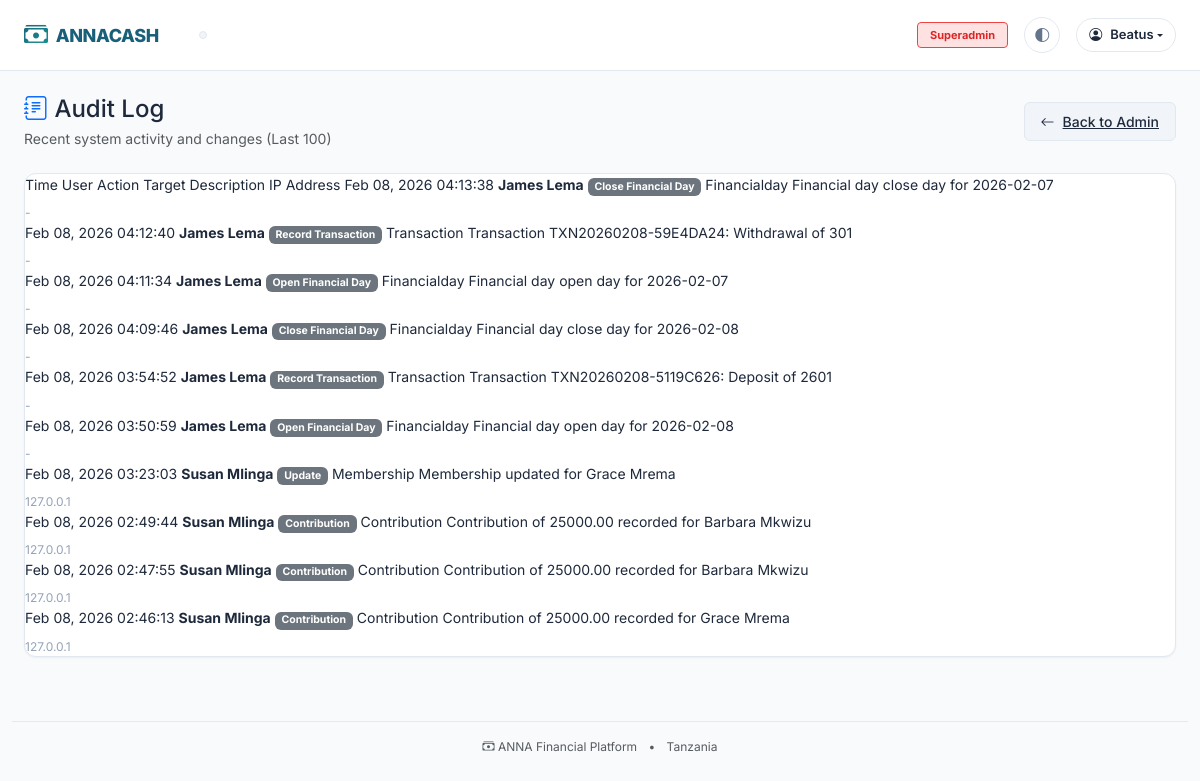
The page /audit/log/ (signed in) on the database as committed earlier.
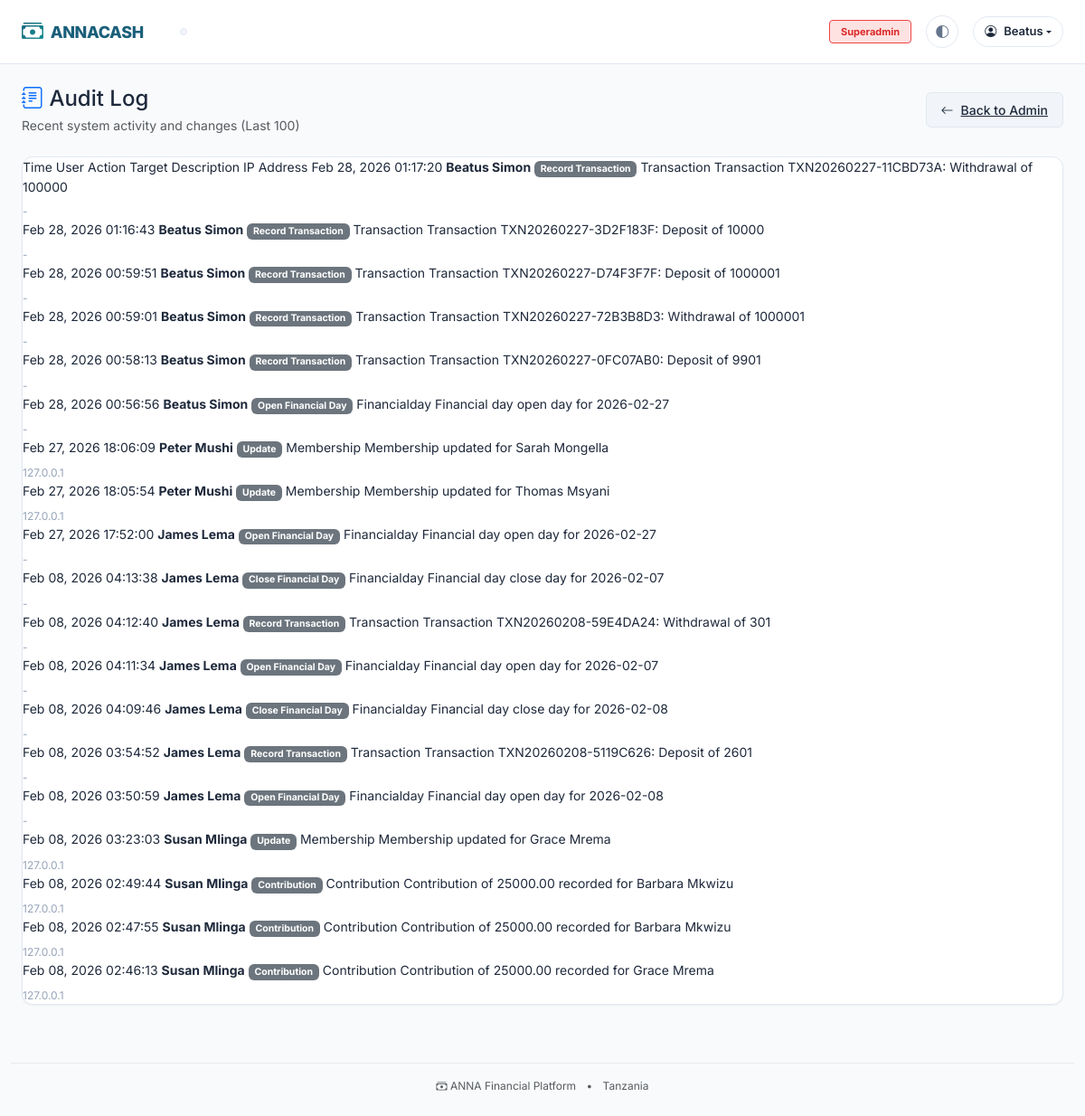
The same page on the database as committed later.
### core/models.py (models this page shows, shortened)
class AuditLog(models.Model):
    ACTION_CHOICES = [
        ("create", "Create"),
        ("update", "Update"),
        ("delete", "Delete"),
        ("view", "View"),
        ("login", "Login"),
        ("logout", "Logout"),
        ("open_day", "Open Financial Day"),
        ("close_day", "Close Financial Day"),
        ("record_transaction", "Record Transaction"),
        ("adjust_balance", "Balance Adjustment"),
        ("payout", "Payout"),
        ("contribution", "Contribution"),
        ("role_change", "Role Change"),
        ("export", "Export"),
        ("other", "Other"),
    ]
    timestamp = models.DateTimeField(auto_now_add=True)
    user = models.ForeignKey(
        settings.AUTH_USER_MODEL,
        on_delete=models.SET_NULL,
        null=True,
        related_name="audit_logs",
    )
    action = models.CharField(max_length=50, choices=ACTION_CHOICES)
    content_type = models.ForeignKey(
        ContentType, on_delete=models.SET_NULL, null=True, blank=True
    )
    object_id = models.CharField(max_length=255, blank=True, null=True)
    content_object = GenericForeignKey("content_type", "object_id")
    ip_address = models.GenericIPAddressField(blank=True, null=True)
    user_agent = models.TextField(blank=True)
    description = models.TextField()
    old_values = models.JSONField(default=dict, blank=True)
    new_values = models.JSONField(default=dict, blank=True)
    metadata = models.JSONField(default=dict, blank=True)
    class Meta:
        ordering = ["-timestamp"]
        indexes = [
            models.Index(fields=["user", "timestamp"]),
            models.Index(fields=["content_type", "object_id"]),
            models.Index(fields=["action", "timestamp"]),
        ]
        verbose_name = "Audit Log"
        verbose_name_plural = "Audit Logs"

### accounts/models.py (models this page shows, shortened)
class User(AbstractBaseUser, PermissionsMixin):
    email = models.EmailField(unique=True)
    phone_number = models.CharField(max_length=20, unique=True, blank=True, null=True)
    first_name = models.CharField(max_length=100)
    last_name = models.CharField(max_length=100)
    is_active = models.BooleanField(default=True)
    is_staff = models.BooleanField(default=False)
    is_superuser = models.BooleanField(default=False)
    date_joined = models.DateTimeField(default=timezone.now)
    last_login = models.DateTimeField(blank=True, null=True)
    profile_image = models.ImageField(upload_to="profiles/", blank=True, null=True)
    bio = models.TextField(blank=True)
    timezone = models.CharField(max_length=50, default="Africa/Nairobi")
    national_id = models.CharField(max_length=20, blank=True, null=True)
    region = models.CharField(max_length=100, blank=True)
    district = models.CharField(max_length=100, blank=True)
    objects = UserManager()
    USERNAME_FIELD = "email"
    REQUIRED_FIELDS = ["first_name", "last_name"]
    class Meta:
        verbose_name = "User"
        verbose_name_plural = "Users"
        ordering = ["-date_joined"]
    def get_full_name(self):
        return f"{self.first_name} {self.last_name}".strip()

### audit/views.py (the view)
# urls.py: path("log/", views.audit_log, name="log"),
@login_required
@user_passes_test(lambda u: u.is_superuser)
def audit_log(request):
    logs = AuditLog.objects.select_related('user', 'content_type').order_by('-timestamp')[:100]
    return render(
        request,
        "audit/log.html",
        {
            "page_title": "Audit Log",
            "logs": logs,
        },
    )

### core/context_processors.py (called while the page is built, shortened)
def navigation_context(request):
    from core.models import WakalaRole, MchezoRole
    wakala_roles = WakalaRole.objects.filter(
        user=request.user, is_active=True
    ).select_related("wakala")
    wakalas = [role.wakala for role in wakala_roles]
    mchezo_roles = MchezoRole.objects.filter(
        user=request.user, is_active=True
    ).select_related("group")
    mchezo_groups = [role.group for role in mchezo_roles]
    return {
        "wakalas": wakalas,
        "mchezo_groups": mchezo_groups,
        "has_wakala_access": len(wakalas) > 0,
        "has_mchezo_access": len(mchezo_groups) > 0,
    }

### templates/audit/log.html (shortened to what this page needs)
{% extends 'base.html' %}
{% block content %}
<div class="d-flex justify-content-between align-items-center flex-wrap mb-4">
    <div>
        <h4 class="mb-1">
            <i class="bi bi-journal-text text-primary"></i> Audit Log
        </h4>
        <p class="text-muted mb-0">Recent system activity and changes (Last 100)</p>
    </div>
    <div class="d-flex gap-2 mt-3 mt-md-0">
        <a href="{% url 'dashboard:admin' %}" class="anna-btn anna-btn-secondary">
            <i class="bi bi-arrow-left"></i> Back to Admin
        </a>
    </div>
</div>
<div class="anna-card">
    <div class="anna-card-body p-0">
                        <thead>                        <th>Time</th>
                        <th>User</th>
                        <th>Action</th>
                        <th>Target</th>
                        <th>Description</th>
                        <th>IP Address</th>
                </thead>
                <tbody>
                    {% for log in logs %}
                    <tr>
                        <td class="text-nowrap">{{ log.timestamp|date:"M d, Y H:i:s" }}</td>
                        <td><strong>{{ log.user.get_full_name|default:log.user.email|default:"System" }}</strong></td>
                        <td>
                            <span class="badge bg-secondary">{{ log.get_action_display }}</span>
                        </td>
                        <td>{{ log.content_type.model|title|default:"-" }}</td>
                        <td>{{ log.description }}</td>
                        <td><small class="text-muted">{{ log.ip_address|default:"-" }}</small></td>
                    </tr>
                    {% empty %}
                    <tr>
                        <td colspan="6" class="text-center py-4 text-muted">No audit logs found.</td>
                    </tr>
                    {% endfor %}
                </tbody>
        </div>
    </div>
{% endblock %}

Rows that differ between the two databases and show on the page:
added AuditLog: timestamp "Feb 28, 2026 01:17:20", user.get_full_name "Beatus Simon", action "Record Transaction", content_type.model "Transaction", description "Transaction TXN20260227-11CBD73A: Withdrawal of 100000", ip_address "-"
added AuditLog: timestamp "Feb 28, 2026 01:16:43", user.get_full_name "Beatus Simon", action "Record Transaction", content_type.model "Transaction", description "Transaction TXN20260227-3D2F183F: Deposit of 10000", ip_address "-"
added AuditLog: timestamp "Feb 28, 2026 00:59:51", user.get_full_name "Beatus Simon", action "Record Transaction", content_type.model "Transaction", description "Transaction TXN20260227-D74F3F7F: Deposit of 1000001", ip_address "-"
added AuditLog: timestamp "Feb 28, 2026 00:59:01", user.get_full_name "Beatus Simon", action "Record Transaction", content_type.model "Transaction", description "Transaction TXN20260227-72B3B8D3: Withdrawal of 1000001", ip_address "-"
added AuditLog: timestamp "Feb 28, 2026 00:58:13", user.get_full_name "Beatus Simon", action "Record Transaction", content_type.model "Transaction", description "Transaction TXN20260227-0FC07AB0: Deposit of 9901", ip_address "-"
added AuditLog: timestamp "Feb 28, 2026 00:56:56", user.get_full_name "Beatus Simon", action "Open Financial Day", content_type.model "Financialday", description "Financial day open day for 2026-02-27", ip_address "-"
added AuditLog: timestamp "Feb 27, 2026 18:06:09", user.get_full_name "Peter Mushi", action "Update", content_type.model "Membership", description "Membership updated for Sarah Mongella", ip_address "127.0.0.1"
added AuditLog: timestamp "Feb 27, 2026 18:05:54", user.get_full_name "Peter Mushi", action "Update", content_type.model "Membership", description "Membership updated for Thomas Msyani", ip_address "127.0.0.1"
added AuditLog: timestamp "Feb 27, 2026 17:52:00", user.get_full_name "James Lema", action "Open Financial Day", content_type.model "Financialday", description "Financial day open day for 2026-02-27", ip_address "-"
